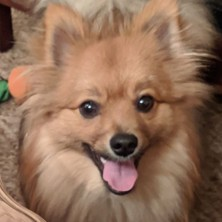
#> input picture Assignment3/images/simba-sq.jpg, 222 x 222 px
$ python Section4.py
#> lines starting #> are read from the running program, lines starting #| are printed output that depends on the picture
### Assignment3/simpleimage.py
#!/usr/bin/env python3

"""
Stanford CS106AP SimpleImage

Written by Nick Parlante, Sonja Johnson-Yu, and Nick Bowman.
 -7/2019  version, has file reading, pix, foreach, hidden get/setpix

SimpleImage Features:
Create image:
  image = SimpleImage.blank(400, 200)   # create new image of size
  image = SimpleImage('foo.jpg')        # create from file

Access size
  image.width, image.height

Get pixel at x,y
  pix = image.get_pixel(x, y)
  # pix is RGB tuple like (100, 200, 0)

Set pixel at x,y
  image.set_pixel(x, y, pix)   # set data by tuple also

Get Pixel object at x,y
  pixel = image.get_pixel(x, y)
  pixel.red = 0
  pixel.blue = 255

Show image on screen
  image.show()

The main() function below demonstrates the above functions as a test.
"""

import sys
# If the following line fails, "Pillow" needs to be installed
from PIL import Image


# [11 lines left out: function clamp, not called in this run]


class Pixel(object):
    """
    A pixel at an x,y in a SimpleImage.
    Supports set/get .red .green .blue
    and get .x .y
    """
    def __init__(self, image, x, y):
        self.image = image
        self._x = x
        self._y = y

    def __str__(self):
        return 'r:' + str(self.red) + ' g:' + str(self.green) + ' b:' + str(self.blue)

    # Pillow image stores each pixel color as a (red, green, blue) tuple.
    # So the functions below have to unpack/repack the tuple to change anything.

    @property
    def red(self):
        return self.image.px[self._x, self._y][0]

    # [4 lines left out: function red, not called in this run]

    @property
    def green(self):
        return self.image.px[self._x, self._y][1]

    # [4 lines left out: function green, not called in this run]

    @property
    def blue(self):
        return self.image.px[self._x, self._y][2]

    # [4 lines left out: function blue, not called in this run]

    @property
    def x(self):
        return self._x

    @property
    def y(self):
        return self._y


# color tuples for background color names 'red' 'white' etc.
BACK_COLORS = {
    'white': (255, 255, 255),
    'black': (0, 0, 0),
    'red': (255, 0, 0),
    'green': (0, 255, 0),
    'blue': (0, 0, 255),
}


class SimpleImage(object):
    def __init__(self, filename, width=0, height=0, back_color=None):
        """
        Create a new image. This case works: SimpleImage('foo.jpg')
        To create a blank image use SimpleImage.blank(500, 300)
        The other parameters here are for internal/experimental use.
        """
#> called with filename = 'images/simba-sq.jpg', width = 0, height = 0
        # Create pil_image either from file, or making blank
        if filename:
            self.pil_image = Image.open(filename).convert("RGB")
#> self.pil_image is the input picture: PIL image 222x222 RGB; mean R, G, B 144.6, 111, 89.3
            if self.pil_image.mode != 'RGB':
                raise Exception('Image file is not RGB')
            self._filename = filename  # hold onto
        else:
            if not back_color:
                back_color = 'white'
            color_tuple = BACK_COLORS[back_color]
            if width == 0 or height == 0:
                raise Exception('Creating blank image requires width/height but got {} {}'
                                .format(width, height))
            self.pil_image = Image.new('RGB', (width, height), color_tuple)
        self.px = self.pil_image.load()
        size = self.pil_image.size
#> size = (222, 222)
        self._width = size[0]
#> self._width = 222
        self._height = size[1]
#> self._height = 222
        self.curr_x = 0
        self.curr_y = 0

    def __iter__(self):
        return self

    # [16 lines left out: functions __next__, increment_curr_counters, not called in this run]

    @classmethod
    def blank(cls, width, height, back_color=None):
        """Create a new blank image of the given width and height, optional back_color."""
        return SimpleImage('', width, height, back_color=back_color)

    # [4 lines left out: function file, not called in this run]

    @property
    def width(self):
        """Width of image in pixels."""
        return self._width

    @property
    def height(self):
        """Height of image in pixels."""
        return self._height

    def get_pixel(self, x, y):
        """
        Returns a Pixel at the given x,y, suitable for getting/setting
        .red .green .blue values.
        """
        if x < 0 or x >= self._width or y < 0 or y >= self.height:
            e = Exception('get_pixel bad coordinate x %d y %d (vs. image width %d height %d)' %
                          (x, y, self._width, self.height))
            raise e
        return Pixel(self, x, y)

    def set_pixel(self, x, y, pixel):
        if x < 0 or x >= self._width or y < 0 or y >= self.height:
            e = Exception('set_pixel bad coordinate x %d y %d (vs. image width %d height %d)' %
                          (x, y, self._width, self.height))
            raise e
        self.px[x, y] = (pixel.red, pixel.green, pixel.blue)

    # [7 lines left out: function set_rgb, not called in this run]

    def _get_pix_(self, x, y):
        """Get pix RGB tuple (200, 100, 50) for the given x,y."""
        return self.px[x, y]

    def _set_pix_(self, x, y, pix):
        """Set the given pix RGB tuple into the image at the given x,y."""
        self.px[x, y] = pix

    def show(self):
        """Displays the image using an external utility."""
        self.pil_image.show()

    # [39 lines left out: functions make_as_big_as, main, not called in this run]


# [2 lines that do not run on import are left out]

### Assignment3/Section4.py
"""
File: Section4.py
"""

from simpleimage import SimpleImage

PIXEL_AVERAGE = 153

def main():
    image = SimpleImage("images/simba-sq.jpg")  # 222x222
    width = image.width
#> width = 222
    height = image.height
#> height = 222
    image.show()

    # [5 lines of commented-out code are left out]

    image = border_image(image, 10, width, height)
    image.show()


def border_image(image, border_size, width, height):
    border = SimpleImage.blank(width + border_size * 2, height + border_size * 2, "black")
#> in __init__ (call 2), `self.pil_image = Image.new('RGB', (width, height), color_tuple)`: self.pil_image: PIL image 242x242 RGB; every value is 0
    for y in range(height):
        for x in range(width):
            pixel = image.get_pixel(x, y)
            if y <= (height + border_size) and x <= (width + border_size):
                border.set_pixel(x + border_size, y + border_size, pixel)
            else:
                pixel.red *= 0
                pixel.green *= 0
                pixel.blue *= 0
    return border


def trim_crop_image(image, trim_size, width, height):
    trim = SimpleImage.blank(width - trim_size * 2, height - trim_size * 2)
    for y in range(trim_size, (height - trim_size)):
        for x in range(trim_size, (width - trim_size)):
            pixel = image.get_pixel(x, y)
            trim.set_pixel(x - trim_size, y - trim_size, pixel)
    return trim


def narok_filter(image):
    for pixel in image:
        if pixel.green > PIXEL_AVERAGE:
            pixel.green = 153
        if pixel.red > PIXEL_AVERAGE:
            pixel.red = 153
        if pixel.blue > PIXEL_AVERAGE:
            pixel.blue = 153

if __name__ == '__main__':
    main()
#> in show (call 2), `self.pil_image.show()`:
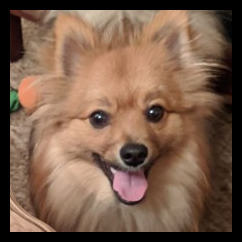
#> shown: PIL image 242x242 RGB; mean R, G, B 121.7, 93.4, 75.1
